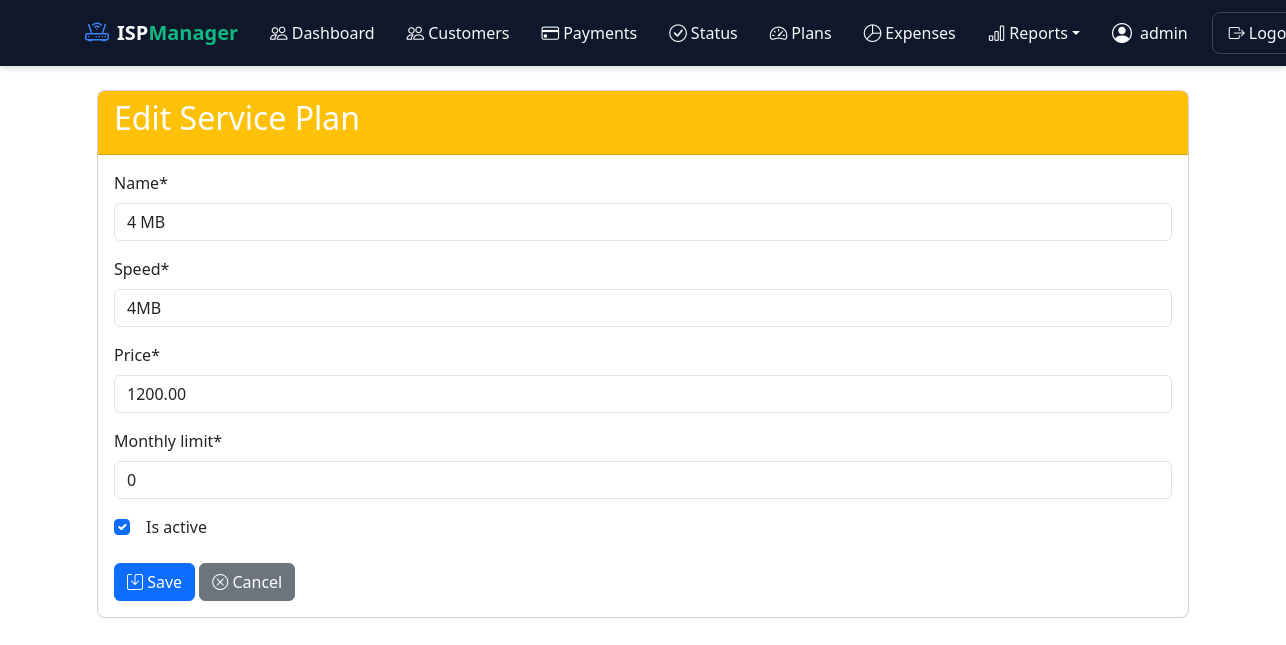
Screenshot of /service-plans/2/edit/ (signed in) with the database file from the repository.
### customers/models.py (models this page shows, shortened)
class ServicePlan(models.Model):
    name = models.CharField(max_length=100)
    speed = models.CharField(max_length=50)
    price = models.DecimalField(max_digits=10, decimal_places=2)
    monthly_limit = models.PositiveIntegerField()  # GB
    is_active = models.BooleanField(default=True)

### customers/views.py (the view)
# urls.py: path('service-plans/<int:pk>/edit/', ServicePlanUpdateView.as_view(), name='service_plan_update'),
class ServicePlanUpdateView(LoginRequiredMixin, UpdateView):
    model = ServicePlan
    form_class = ServicePlanForm
    template_name = 'customers/serviceplan_form.html'
    success_url = reverse_lazy('service_plan_list')

### customers/forms.py
class ServicePlanForm(forms.ModelForm):
    class Meta:
        model = ServicePlan
        fields = '__all__'
        widgets = {
            'description': forms.Textarea(attrs={'rows': 3}),
        }

### templates/customers/serviceplan_form.html (shortened to what this page needs)
{% extends "base.html" %}
{% load crispy_forms_tags %}
{% block content %}
<div class="container mt-4">
    <div class="card">
        <div class="card-header bg-{% if form.instance.pk %}warning{% else %}success{% endif %} text-white">
            <h2>{% if form.instance.pk %}Edit{% else %}Add New{% endif %} Service Plan</h2>
        </div>
        <div class="card-body">
            <form method="post">
                {{ form|crispy }}
                <div class="form-group mt-4">
                    <button type="submit" class="btn btn-primary">
                        <i class="bi bi-save"></i> Save
                    </button>
                    <a href="{% if form.instance.pk %}{% url 'service_plan_detail' form.instance.pk %}{% else %}{% url 'service_plan_list' %}{% endif %}"
                       class="btn btn-secondary">
                        <i class="bi bi-x-circle"></i> Cancel
                    </a>
                </div>
            </form>
        </div>
    </div>
</div>
{% endblock %}

### templates/base.html (shortened to what this page needs)
<!DOCTYPE html>
<html lang="en">
<head>
    <link href="https://cdn.jsdelivr.net/npm/bootstrap@5.3.0/dist/css/bootstrap.min.css" rel="stylesheet">
    <link rel="stylesheet" href="https://cdn.jsdelivr.net/npm/bootstrap-icons@1.11.1/font/bootstrap-icons.css">
    <link rel="stylesheet" href="https://cdnjs.cloudflare.com/ajax/libs/animate.css/4.1.1/animate.min.css" />
</head>
<body>
<nav class="navbar navbar-expand-lg navbar-dark fixed-top">
    <div class="container">
        <a class="navbar-brand" href="{% url 'dashboard' %}">
            <div class="logo-container">
                <i class="bi bi-router me-2"></i>
                <span class="brand-text">ISP<span class="brand-highlight">Manager</span></span>
            </div>
        </a>
        <div class="collapse navbar-collapse" id="navbarMain">
            <ul class="navbar-nav me-auto">
                <li class="nav-item">
                    <a class="nav-link" href="{% url 'dashboard' %}">
                        <i class="bi bi-people me-1"></i>
                        <span>Dashboard</span>
                    </a>
                </li>
                <li class="nav-item">
                    <a class="nav-link" href="{% url 'customer_list' %}">
                        <i class="bi bi-people me-1"></i>
                        <span>Customers</span>
                    </a>
                </li>
                <li class="nav-item">
                    <a class="nav-link" href="{% url 'payment_list' %}">
                        <i class="bi bi-credit-card me-1"></i>
                        <span>Payments</span>
                    </a>
                </li>
                <li class="nav-item">
                    <a class="nav-link" href="{% url 'payment_status' %}">
                        <i class="bi bi-check-circle me-1"></i>
                        <span>Status</span>
                    </a>
                </li>
                <li class="nav-item">
                    <a class="nav-link" href="{% url 'service_plan_list' %}">
                        <i class="bi bi-speedometer2 me-1"></i>
                        <span>Plans</span>
                    </a>
                </li>
                <li class="nav-item">
                    <a class="nav-link" href="{% url 'expense_dashboard' %}">
                        <i class="bi bi-pie-chart me-1"></i>
                        <span>Expenses</span>
                    </a>
                </li>
                <li class="nav-item dropdown">
                    <a class="nav-link dropdown-toggle" href="#" id="reportsDropdown" data-bs-toggle="dropdown">
                        <i class="bi bi-bar-chart me-1"></i>
                        <span>Reports</span>
                    </a>
                </li>
            </ul>
            <div class="user-section">
                <div class="user-greeting">
                    <i class="bi bi-person-circle me-2"></i>
                    <span>{{ request.user.username }}</span>
                </div>
                {% if user.is_authenticated %}
                <form method="post" action="{% url 'logout' %}">
                    <button type="submit" class="logout-btn">
                        <i class="bi bi-box-arrow-right me-1"></i>
                        <span>Logout</span>
                    </button>
                </form>
                {% endif %}
            </div>
        </div>
    </div>
</nav>
    <div class="container mt-4">
        {% block content %}{% endblock %}
    </div>
</body>
</html>

### templates/base.html (style rules this page uses)
:root { --primary: #4e73df; --secondary: #858796; --success: #1cc88a; --info: #36b9cc; --warning: #f6c23e; --danger: #e74a3b; --light: #f8f9fc; --dark: #5a5c69; }
.card { border-radius: 0.5rem; overflow: hidden; transition: all 0.3s ease; }
.card { transition: box-shadow 0.3s ease; }
.form-check { margin-bottom: 0.5rem; }
.form-check-label { margin-left: 0.5rem; }
.card { border-radius: 0.5rem; overflow: hidden; }
:root { --primary-color: #2563eb; --primary-dark: #1e40af; --primary-light: #3b82f6; --accent-color: #10b981; --text-light: #f8fafc; --text-dark: #1e293b; --bg-dark: #0f172a; --bg-light: #ffffff; --transition: all 0.25s cubic-bezier(0.4, 0, 0.2, 1); }
.navbar { position: sticky; top: 0; z-index: 1030; }
nav { background-color: var(--bg-dark); box-shadow: 0 4px 6px -1px rgba(0, 0, 0, 0.1), 0 2px 4px -1px rgba(0, 0, 0, 0.06); padding: 0.75rem 1rem; transition: var(--transition); }
.logo-container { display: flex; align-items: center; transition: var(--transition); }
.logo-container i { font-size: 1.5rem; color: var(--primary-light); transition: var(--transition); }
.brand-text { font-weight: 600; font-size: 1.25rem; color: var(--text-light); }
.brand-highlight { color: var(--accent-color); }
.nav-item { position: relative; margin: 0 0.5rem; }
.nav-link { display: flex; align-items: center; color: var(--text-light); padding: 0.75rem 1rem; font-weight: 500; transition: var(--transition); }
.nav-link i { font-size: 1.1rem; margin-right: 0.5rem; transition: var(--transition); }
.user-section { display: flex; align-items: center; margin-left: 1rem; }
.user-greeting { display: flex; align-items: center; color: var(--text-light); margin-right: 1.5rem; font-weight: 500; transition: var(--transition); }
.user-greeting i { font-size: 1.25rem; }
.logout-btn { background-color: transparent; border: 1px solid rgba(255, 255, 255, 0.2); color: var(--text-light); padding: 0.5rem 1rem; border-radius: 0.5rem; display: flex; align-items: center; font-weight: 500; transition: var(--transition); }

### rows the page displays
ServicePlan: name "4 MB", speed "4MB", price "1200.00", monthly_limit "0", is_active "☑"

### other values shown
{{ request.user.username }} "admin"
